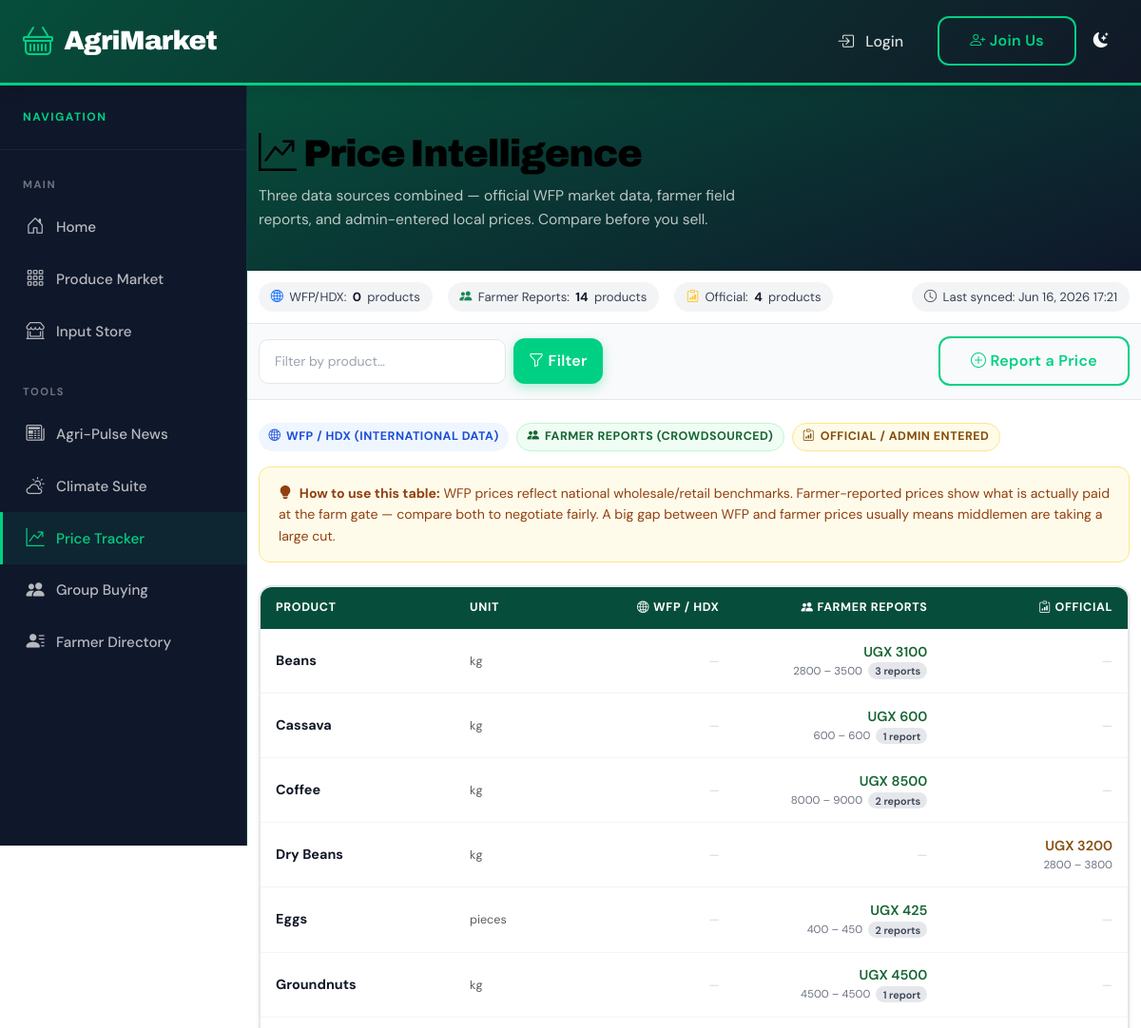
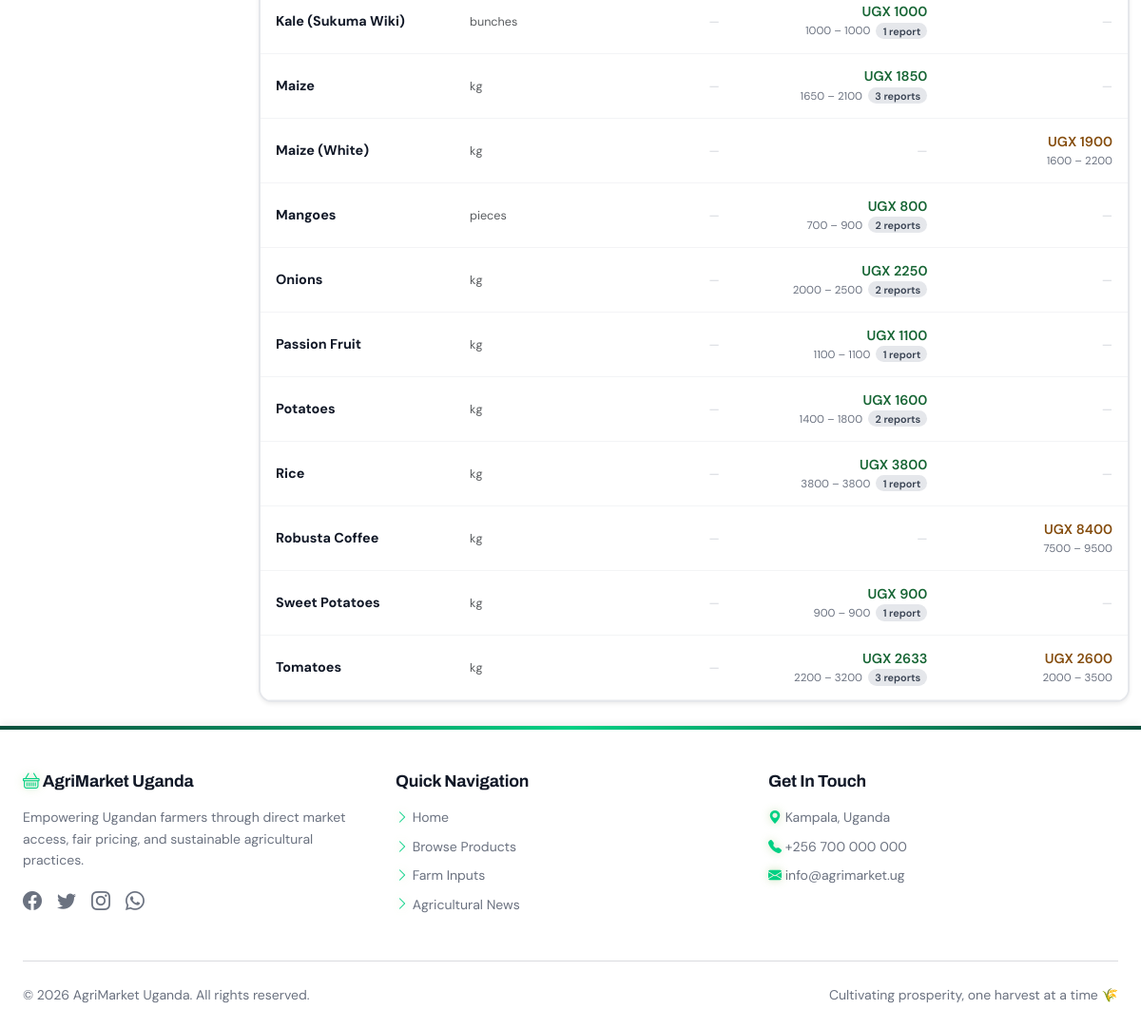
/market-prices/, run on the app's committed database (2 pictures, top to bottom).
### marketplace/models.py (models this page shows, shortened)
class CrowdsourcedPrice(models.Model):
    reporter = models.ForeignKey(
        User,
        on_delete=models.CASCADE,
        related_name='reported_prices'
    )
    product_name = models.CharField(max_length=200)
    price = models.DecimalField(max_digits=10, decimal_places=2)
    unit = models.CharField(max_length=50)
    buyer_type = models.CharField(
        max_length=50,
        choices=[
            ('middleman', 'Middleman'),
            ('direct_consumer', 'Direct Consumer'),
            ('business', 'Business/Restaurant'),
            ('market', 'Market Vendor'),
        ]
    )
    location = models.CharField(max_length=100)
    market_name = models.CharField(max_length=200, blank=True)
    date_reported = models.DateField(auto_now_add=True)
    is_verified = models.BooleanField(default=False)
    notes = models.TextField(blank=True, help_text="Additional context")
    class Meta:
        verbose_name = "Crowdsourced Price"
        verbose_name_plural = "Crowdsourced Prices"
        ordering = ['-date_reported']

class MarketPrice(models.Model):
    product_name = models.CharField(
        max_length=200,
        help_text="Product name (e.g., Maize, Coffee, Matooke)"
    )
    category = models.ForeignKey(
        Category,
        on_delete=models.CASCADE,
        related_name='market_prices'
    )
    market_location = models.CharField(
        max_length=100,
        help_text="Market location (e.g., Owino Market, Nakasero)"
    )
    min_price = models.DecimalField(
        max_digits=10,
        decimal_places=2,
        help_text="Minimum price in UGX"
    )
    max_price = models.DecimalField(
        max_digits=10,
        decimal_places=2,
        help_text="Maximum price in UGX"
    )
    average_price = models.DecimalField(
        max_digits=10,
        decimal_places=2,
        help_text="Average market price in UGX"
    )
    unit = models.CharField(
        max_length=20,
        default='kg',
        help_text="Unit of measurement"
    )
    date_recorded = models.DateField(
        auto_now_add=True,
        help_text="Date when price was recorded"
    )
    source = models.CharField(
        max_length=200,
        default="Market Survey",
        help_text="Source of price information"
    )
    class Meta:
        verbose_name = "Market Price"
        verbose_name_plural = "Market Prices"
        ordering = ['-date_recorded']

### marketplace/views.py (the view)
# urls.py: path('market-prices/', views.market_prices, name='market_prices'),
def market_prices(request):
    month_ago = date.today() - timedelta(days=30)
    product_filter = request.GET.get('product', '').strip().lower()
    ext_qs = ExternalMarketPrice.objects.filter(is_active=True, date_recorded__gte=month_ago)
    external_summary = (
        ext_qs.values('product_name', 'unit')
        .annotate(
            avg_price=Avg('price'),
            min_price=Min('price'),
            max_price=Max('price'),
            data_points=Count('id'),
            latest_date=Max('date_recorded'),
        )
        .order_by('product_name')
    )
    cs_summary = (
        CrowdsourcedPrice.objects
        .filter(date_reported__gte=month_ago)
        .values('product_name', 'unit')
        .annotate(
            avg_price=Avg('price'),
            min_price=Min('price'),
            max_price=Max('price'),
            report_count=Count('id'),
        )
        .order_by('product_name')
    )
    official_summary = (
        MarketPrice.objects
        .filter(date_recorded__gte=month_ago)
        .values('product_name', 'unit')
        .annotate(
            avg_price=Avg('average_price'),
            min_price=Avg('min_price'),
            max_price=Avg('max_price'),
        )
        .order_by('product_name')
    )
    ext_map = {r['product_name'].lower(): r for r in external_summary}
    cs_map  = {r['product_name'].lower(): r for r in cs_summary}
    off_map = {r['product_name'].lower(): r for r in official_summary}
    all_keys = sorted(set(ext_map) | set(cs_map) | set(off_map))
    if product_filter:
        all_keys = [k for k in all_keys if product_filter in k]
    unified_prices = []
    for key in all_keys:
        ext = ext_map.get(key)
        cs  = cs_map.get(key)
        off = off_map.get(key)
        first = ext or cs or off
        unified_prices.append({
            'product_name': first['product_name'],
            'unit': first['unit'],
            'external': ext,
            'crowdsourced': cs,
            'official': off,
        })
    last_fetch = (
        ExternalMarketPrice.objects
        .filter(is_active=True)
        .order_by('-fetched_at')
        .values_list('fetched_at', flat=True)
        .first()
    )
    context = {
        'unified_prices': unified_prices,
        'product_filter': product_filter,
        'last_fetch': last_fetch,
        'ext_count': len(ext_map),
        'cs_count': len(cs_map),
        'off_count': len(off_map),
    }
    return render(request, 'marketplace/market_prices.html', context)

### templates/marketplace/market_prices.html (shortened to what this page needs)
{% extends 'base.html' %}
{% block content %}
<div class="mp-hero">
    <div class="container">
        <h1 class="mb-2"><i class="bi bi-graph-up-arrow me-2"></i>Price Intelligence</h1>
        <p style="opacity:0.72;max-width:560px;margin:0;font-size:0.97rem;line-height:1.65;">
            Three data sources combined — official WFP market data, farmer field reports, and admin-entered local prices.
            Compare before you sell.
        </p>
    </div>
</div>
<div class="stats-bar">
    <div class="container d-flex gap-3 flex-wrap align-items-center">
        <div class="stat-chip">
            <i class="bi bi-globe2 text-primary"></i>
            WFP/HDX: <span>{{ ext_count }}</span> product{{ ext_count|pluralize }}
        </div>
        <div class="stat-chip">
            <i class="bi bi-people-fill text-success"></i>
            Farmer Reports: <span>{{ cs_count }}</span> product{{ cs_count|pluralize }}
        </div>
        <div class="stat-chip">
            <i class="bi bi-clipboard-data text-warning"></i>
            Official: <span>{{ off_count }}</span> product{{ off_count|pluralize }}
        </div>
        {% if last_fetch %}
        <div class="stat-chip ms-auto">
            <i class="bi bi-clock"></i> Last synced: {{ last_fetch|date:"M d, Y H:i" }}
        </div>
        {% endif %}
    </div>
</div>
<div class="filter-bar">
    <div class="container">
        <form method="get" class="d-flex gap-2 flex-wrap align-items-center">
            <input type="text" name="product" class="form-control form-control-sm"
                   style="max-width:260px;" placeholder="Filter by product…"
                   value="{{ product_filter }}">
            <button type="submit" class="btn btn-sm btn-success fw-semibold px-3">
                <i class="bi bi-funnel"></i> Filter
            </button>
            <a href="{% url 'marketplace:report_price' %}" class="btn btn-sm btn-outline-success ms-auto fw-semibold">
                <i class="bi bi-plus-circle"></i> Report a Price
            </a>
        </form>
    </div>
</div>
<section class="py-4" style="background:#f9fafb;">
    <div class="container">
        <div class="d-flex gap-2 flex-wrap mb-3">
            <span class="source-pill pill-wfp"><i class="bi bi-globe2"></i> WFP / HDX (international data)</span>
            <span class="source-pill pill-cs"><i class="bi bi-people-fill"></i> Farmer Reports (crowdsourced)</span>
            <span class="source-pill pill-off"><i class="bi bi-clipboard-data"></i> Official / Admin Entered</span>
        </div>
        <div class="tip-box mb-4">
            <i class="bi bi-lightbulb-fill me-1"></i>
            <strong>How to use this table:</strong>
            WFP prices reflect national wholesale/retail benchmarks.
            Farmer-reported prices show what is actually paid at the farm gate — compare both to negotiate fairly.
            A big gap between WFP and farmer prices usually means middlemen are taking a large cut.
        </div>
        {% if unified_prices %}
        <div class="card border-0 shadow-sm" style="border-radius:14px;overflow:hidden;">
            <div class="table-responsive">
                <table class="table price-table mb-0">
                    <thead>
                        <tr>
                            <th>Product</th>
                            <th>Unit</th>
                            <th class="price-cell" style="min-width:160px;">
                                <i class="bi bi-globe2 me-1"></i>WFP / HDX
                            </th>
                            <th class="price-cell" style="min-width:180px;">
                                <i class="bi bi-people-fill me-1"></i>Farmer Reports
                            </th>
                            <th class="price-cell" style="min-width:160px;">
                                <i class="bi bi-clipboard-data me-1"></i>Official
                            </th>
                        </tr>
                    </thead>
                    <tbody>
                        {% for row in unified_prices %}
                        <tr>
                            <td class="product-name">{{ row.product_name }}</td>
                            <td><small class="text-muted">{{ row.unit }}</small></td>
                            <td class="price-cell">
                                {% if row.external %}
                                    <span class="price-wfp">
                                        UGX {{ row.external.avg_price|floatformat:0 }}
                                    </span>
                                    <span class="mini-range">
                                        {{ row.external.min_price|floatformat:0 }} – {{ row.external.max_price|floatformat:0 }}
                                        &nbsp;<span class="count-badge">{{ row.external.data_points }}pt</span>
                                    </span>
                                    <span class="mini-range">{{ row.external.latest_date|date:"M d" }}</span>
                                {% else %}
                                    <span class="price-na">—</span>
                                {% endif %}
                            </td>
                            <td class="price-cell">
                                {% if row.crowdsourced %}
                                    <span class="price-cs">
                                        UGX {{ row.crowdsourced.avg_price|floatformat:0 }}
                                    </span>
                                    <span class="mini-range">
                                        {{ row.crowdsourced.min_price|floatformat:0 }} – {{ row.crowdsourced.max_price|floatformat:0 }}
                                        &nbsp;<span class="count-badge">{{ row.crowdsourced.report_count }} report{{ row.crowdsourced.report_count|pluralize }}</span>
                                    </span>
                                {% else %}
                                    <span class="price-na">—</span>
                                {% endif %}
                            </td>
                            <td class="price-cell">
                                {% if row.official %}
                                    <span class="price-off">
                                        UGX {{ row.official.avg_price|floatformat:0 }}
                                    </span>
                                    <span class="mini-range">
                                        {{ row.official.min_price|floatformat:0 }} – {{ row.official.max_price|floatformat:0 }}
                                    </span>
                                {% else %}
                                    <span class="price-na">—</span>
                                {% endif %}
                            </td>
                        </tr>
                        {% endfor %}
                    </tbody>
                </table>
            </div>
        </div>
        {% endif %}
    </div>
</section>
{% endblock %}

### templates/base.html (style rules this page uses)
:root { --primary-black: #000000; --primary-white: #FFFFFF; --bright-green: #00D084; --bright-blue: #0EA5E9; --bright-orange: #FF6B35; --bright-purple: #A855F7; --bright-yellow: #FCD34D; --gray-50: #F9FAFB; --gray-100: #F3F4F6; --gray-200: #E5E7EB; --gray-300: #D1D5DB; --gray-600: #4B5563; --gray-900: #111827; --bg-primary: #FFFFFF; --bg-secondary: #F9FAFB; --text-primary: #000000; --text-secondary: #4B5563; --accent-primary: #00D084; --accent-secondary: #0EA5E9; --shadow-sm: 0 1px 2px 0 rgba(0, 0, 0, 0.05); --shadow-md: 0 4px 6px -1px rgba(0, 0, 0, 0.1); --shadow-lg: 0 10px 15px -3px rgba(0, 0, 0, 0.1); --shadow-xl: 0 20px 25px -5px rgba(0, 0, 0, 0.1); --glass-heavy: #ffffff; --glass-medium: #f9fafb; --glass-light: #ffffff; --glass-border: #e5e7eb; --dust-light: #6b7280; --cream-soft: #111827; --leaf-vibrant: #16a34a; --crop-fresh: #00D084; --fertile-green: #064e3b; --soil-medium: #f3f4f6; --clay-dark: #0f172a; --sky-bright: #38bdf8; --sun-glow: #FDB927; --harvest-gold: #FDB927; --shadow-glow: 0 0 20px rgba(0, 208, 132, 0.4); }
* { margin: 0; padding: 0; box-sizing: border-box; }
body { min-height: 100vh; display: flex; flex-direction: column; font-family: 'DM Sans', sans-serif; font-size: 1rem; line-height: 1.6; position: relative; overflow-x: hidden; background: var(--bg-primary); color: var(--text-primary); }
h1, h2, h3, h4, h5, h6 { font-family: 'Archivo', sans-serif; font-weight: 700; letter-spacing: -0.03em; line-height: 1.2; color: var(--text-primary); }
h1 { font-size: clamp(2.5rem, 5vw, 4rem); font-weight: 900; }
* { -webkit-font-smoothing: antialiased; -moz-osx-font-smoothing: grayscale; text-shadow: none !important; }
.card { background: var(--primary-white) !important; border: 2px solid var(--gray-200) !important; color: var(--text-primary) !important; transition: all 0.3s ease; border-radius: 16px; overflow: hidden; box-shadow: var(--shadow-md); }
.btn { border-radius: 12px; padding: 0.75rem 2rem; font-weight: 600; transition: all 0.3s ease; border: none; font-size: 1rem; letter-spacing: 0.3px; }
.btn-primary, .btn-success { background: var(--bright-green); color: var(--primary-white); box-shadow: 0 4px 12px rgba(0, 208, 132, 0.3); }
.btn-outline-success { background: transparent; border: 2px solid var(--bright-green); color: var(--bright-green); }
.form-control, .form-select { background: var(--glass-light) !important; border: 1px solid var(--glass-border); color: var(--cream-soft) !important; border-radius: 10px; padding: 0.75rem 1rem; transition: all 0.3s ease; }
.form-control::placeholder { color: #9ca3af; }
main, section, .bg-light, .bg-white, .container-fluid { background: transparent !important; }
html { scroll-behavior: smooth; }

### data on the page
CrowdsourcedPrice: product_name "Cassava", unit "kg", crowdsourced.avg_price "600", crowdsourced.min_price "600", crowdsourced.max_price "600", crowdsourced.report_count "1"
MarketPrice: product_name "Dry Beans", unit "kg", official.avg_price "3200", official.min_price "2800", official.max_price "3800"
CrowdsourcedPrice: product_name "Groundnuts", unit "kg", crowdsourced.avg_price "4500", crowdsourced.min_price "4500", crowdsourced.max_price "4500", crowdsourced.report_count "1"
CrowdsourcedPrice: product_name "Kale (Sukuma Wiki)", unit "bunches", crowdsourced.avg_price "1000", crowdsourced.min_price "1000", crowdsourced.max_price "1000", crowdsourced.report_count "1"
MarketPrice: product_name "Maize (White)", unit "kg", official.avg_price "1900", official.min_price "1600", official.max_price "2200"
CrowdsourcedPrice: product_name "Passion Fruit", unit "kg", crowdsourced.avg_price "1100", crowdsourced.min_price "1100", crowdsourced.max_price "1100", crowdsourced.report_count "1"
CrowdsourcedPrice: product_name "Rice", unit "kg", crowdsourced.avg_price "3800", crowdsourced.min_price "3800", crowdsourced.max_price "3800", crowdsourced.report_count "1"
MarketPrice: product_name "Robusta Coffee", unit "kg", official.avg_price "8400", official.min_price "7500", official.max_price "9500"
CrowdsourcedPrice: product_name "Sweet Potatoes", unit "kg", crowdsourced.avg_price "900", crowdsourced.min_price "900", crowdsourced.max_price "900", crowdsourced.report_count "1"
MarketPrice: product_name "Tomatoes", unit "kg", crowdsourced.avg_price "2633", crowdsourced.min_price "2200", crowdsourced.max_price "3200", crowdsourced.report_count "3", official.avg_price "2600", official.min_price "2000", official.max_price "3500"

### other printed values
{{ ext_count }} "0"
{{ cs_count }} "14"
{{ off_count }} "4"
{{ last_fetch|date:"M d, Y H:i" }} "Jun 16, 2026 17:21"
{{ row.product_name }} "Beans" "Coffee" "Eggs" "Maize" "Mangoes" "Onions" "Potatoes"
{{ row.unit }} "kg" "kg" "pieces" "kg" "pieces" "kg" "kg"
{{ row.crowdsourced.avg_price|floatformat:0 }} "3100" "8500" "425" "1850" "800" "2250" "1600"
{{ row.crowdsourced.min_price|floatformat:0 }} "2800" "8000" "400" "1650" "700" "2000" "1400"
{{ row.crowdsourced.max_price|floatformat:0 }} "3500" "9000" "450" "2100" "900" "2500" "1800"
{{ row.crowdsourced.report_count }} "3" "2" "2" "3" "2" "2" "2"
